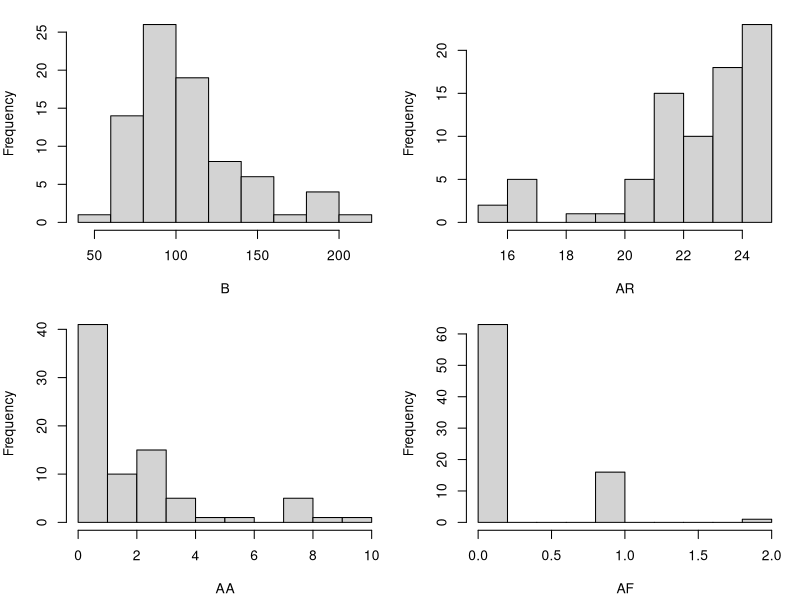
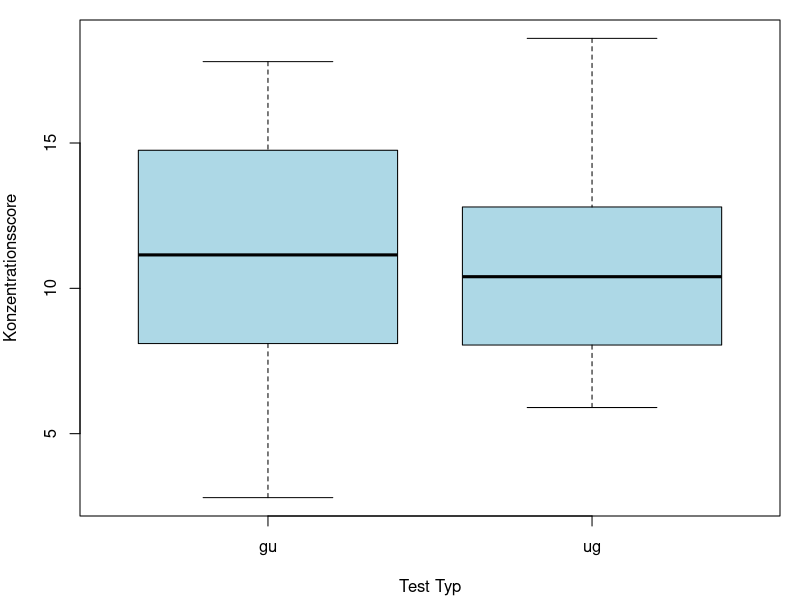
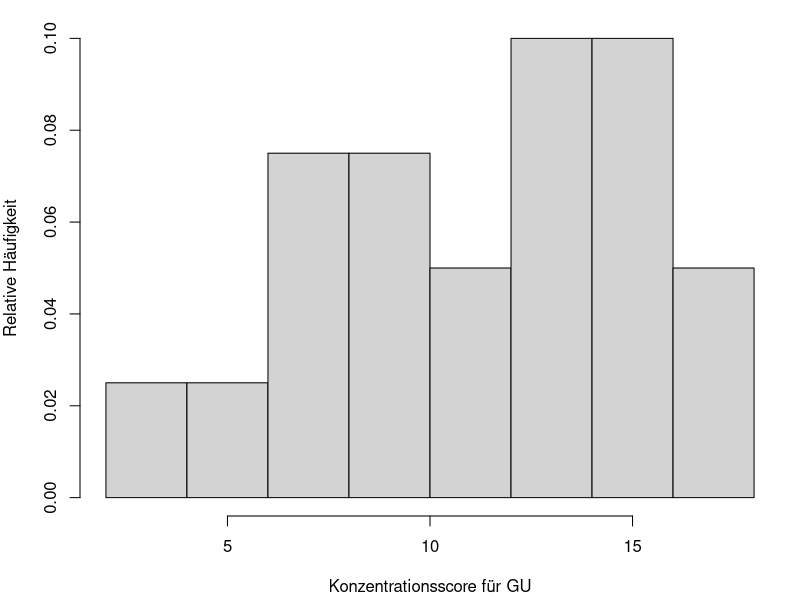
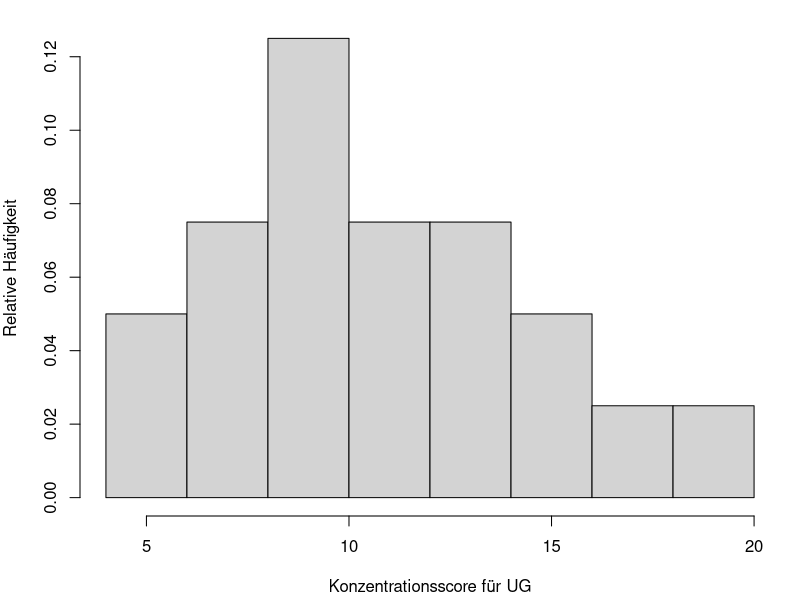
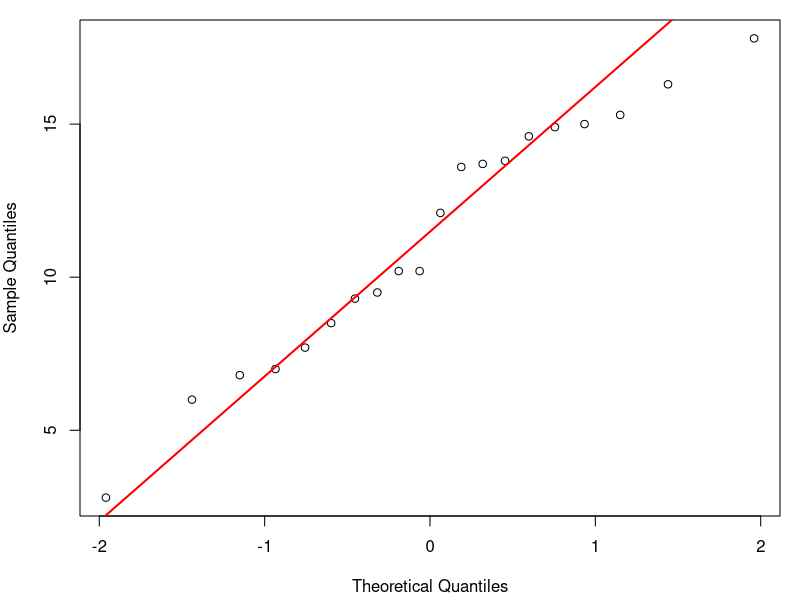
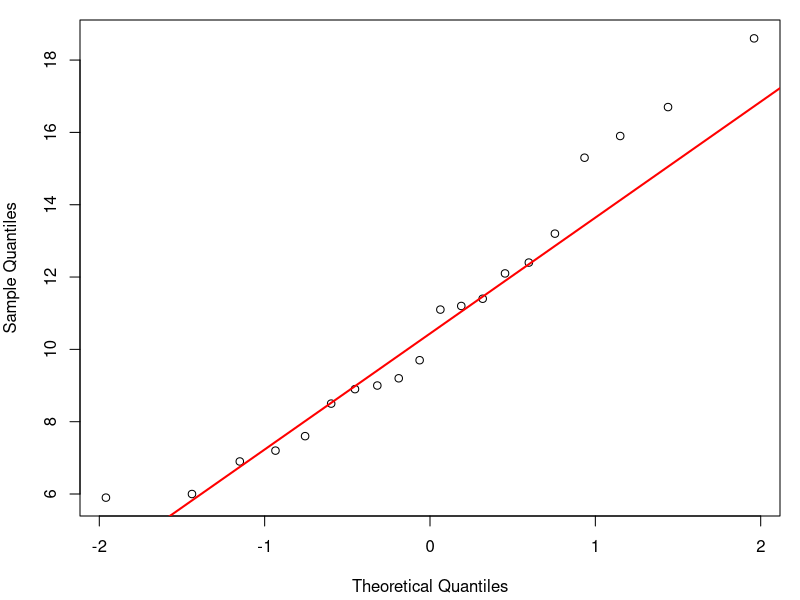
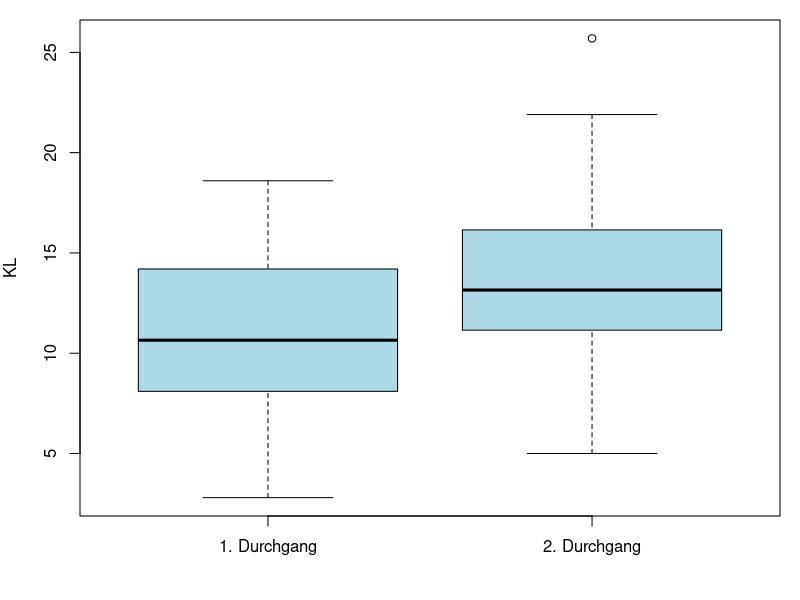
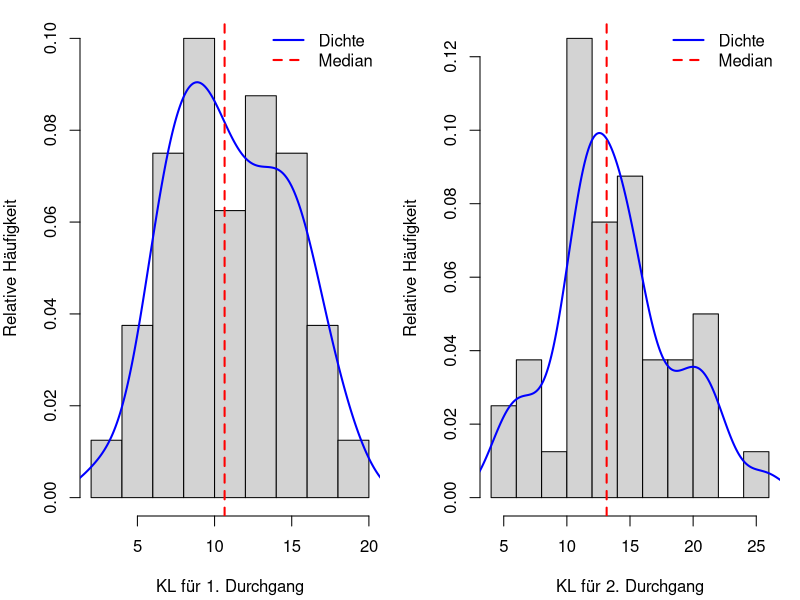

These figures' R source, in order:
library(car)

df <- read.table("Konzentrationsdaten.txt", header=TRUE)
head(df)
dim(df)

# Überprüfung auf NA-Werte
sum(is.na(df)) # 0

# Entfernen der Zeile mit Extremwerten:
df <- df[df$id != "14",]

# Betrachtung der Verteilung der Daten
summary(df)

attach(df)

par(mar = c(4.2, 4, 1, 1), mfrow = c(2, 2)) 
hist(B, main = "") # Bearbeitungszeit
hist(AR, main = "") # Anzahl richtiger Zeichen
hist(AA, main = "") # Anzahl ausgelassener (richtiger) Zeichen
hist(AF, main = "") # Anzahl falscher Zeichen
par(mfrow = c(1, 1)) 

# Umwandlung der Variablen in Faktoren:
gruppe <- as.factor(gruppe) 
id <- as.factor(id)
durchgang <- as.factor(durchgang)
test_typ <- as.factor(test_typ)

detach(df)

# AUFGABE 1
# Zwei unverbundene Stichproben

df_durchgang1 <- subset(df, durchgang == 1)
durchgang1_gu_kl <- df_durchgang1[df_durchgang1$test_typ == "gu", ]$KL
durchgang1_ug_kl <- df_durchgang1[df_durchgang1$test_typ == "ug", ]$KL

# Vergleich der Konzentrationsscores zwischen GU- und UG-Test im ersten Durchgang
boxplot(df_durchgang1$KL ~ df_durchgang1$test_typ, col = "lightblue",
        xlab = "Test Typ", ylab = "Konzentrationsscore")

# Verteilung des Konzentrationsscores für GU im ersten Durchgang
hist(durchgang1_gu_kl, xlab = "Konzentrationsscore für GU", 
     ylab = "Relative Häufigkeit", probability = TRUE, main = "")

# Verteilung des Konzentrationsscores für UG im ersten Durchgang
hist(durchgang1_ug_kl, xlab = "Konzentrationsscore für UG", 
     ylab = "Relative Häufigkeit", probability = TRUE, main = "")

# Rechne Kolmogorov-Smirnov-Test auf Normalverteilung
# GU Test:
mu <- mean(durchgang1_gu_kl) # 11.255
sigma2 <- var(durchgang1_gu_kl) # 16.22261
ks.test(durchgang1_gu_kl, y="pnorm", mean=mu, sd=sqrt(sigma2))
# p-value = 0.6115

# UG Test:
mu <- mean(durchgang1_ug_kl) # 10.84
sigma2 <- var(durchgang1_ug_kl) # 13.36147
ks.test(durchgang1_ug_kl, y="pnorm", mean=mu, sd=sqrt(sigma2))
# p-value = 0.8863

# Wir verwerfen die H0 bei beiden Testen nicht, dass die Daten aus einer 
# N(mu, sqrt(sigma2))-Verteilung stammen -> nichts spricht dagegen, 
# dass die Daten normalverteilt sind

# Zusätzlich erstellen wir das QQ-Plot, um visuell die NV-Annahme zu überprüfen:
# QQ-Plot zur Überprüfung der Normalverteilung des Konzentrationsscores (KL) (GU-Test)
qqnorm(durchgang1_gu_kl, main = "")
qqline(durchgang1_gu_kl, col = "red", lwd = 2)

# QQ-Plot zur Überprüfung der Normalverteilung des Konzentrationsscores (KL) (UG-Test)
qqnorm(durchgang1_ug_kl, main = "")
qqline(durchgang1_ug_kl, col = "red", lwd = 2)
# Die Q-Q Plots zeigen, dass die Daten für beide Testgruppen (GU und UG) 
# annähernd normalverteilt sind. Die Anzahl an Beobachtungen ist aber niedrig. 

# Zusätzlich: Shapiro-Wilk-Normalitätstest verwirft die H0 auch nicht:
shapiro.test(durchgang1_gu_kl) # p-value = 0.5617
shapiro.test(durchgang1_ug_kl) # p-value = 0.3286

# Verwenden wir den t-Test zur Überprüfung der Unterschiede 
# in Konzentrationsscores zwischen GU und UG Test:
t.test(durchgang1_gu_kl, durchgang1_ug_kl)
# oder alternativ: t.test(KL ~ gruppe, data = df_durchgang1)
# p-value = 0.7348 => die Unterschiede sind nicht signifikant!


# AUFGABE 2
# Zwei verbundene Stichproben

# a) Verbesserung des Konzentrationsscores durch Wiederholungseffekt
durchgang1_kl <- df[df$durchgang == "1", ]$KL
durchgang2_kl <- df[df$durchgang == "2", ]$KL

# Verbesserung des Konzentrationsscores durch Wiederholungseffekt
boxplot(durchgang1_kl,
        durchgang2_kl,
        names = c("1. Durchgang", "2. Durchgang"),
        ylab = "KL",
        xlab = "", horizontal = FALSE, col = "lightblue")

par(mfrow = c(1, 2)) 
# Verteilung des Konzentrationsscores im 1. Durchgang
hist(durchgang1_kl, xlab = "KL für 1. Durchgang", 
     ylab = "Relative Häufigkeit", probability = TRUE, main = "")
lines(density(durchgang1_kl), col = "blue", lwd = 2)
abline(v = median(durchgang1_kl), col = "red", lwd = 2, lty = 2)
legend("topright", legend = c("Dichte", "Median"), 
       col = c("blue", "red"), lwd = 2, lty = c(1, 2), bty = "n")

# Verteilung des Konzentrationsscores im 2. Durchgang
hist(durchgang2_kl, xlab = "KL für 2. Durchgang", 
     ylab = "Relative Häufigkeit", probability = TRUE, main = "", breaks = 9)
lines(density(durchgang2_kl), col = "blue", lwd = 2)
abline(v = median(durchgang2_kl), col = "red", lwd = 2, lty = 2)
legend("topright", legend = c("Dichte", "Median"), 
       col = c("blue", "red"), lwd = 2, lty = c(1, 2), bty = "n")
par(mfrow = c(1, 1)) 

differences <- durchgang2_kl - durchgang1_kl

mu <- mean(differences) # 2.7125
sigma2 <- var(differences) # 10.26369

ks.test(differences, y="pnorm", mean=mu, sd=sqrt(sigma2)) 
# p-value = 0.676 => wir können die H0 beibehalten

# Zusätlich:
shapiro.test(differences) # p-value = 0.1214 => H0 wird beibehalten

# QQ-Plot der Differenzen im Konzentrationsscore
qqnorm(differences, main="")
qqline(differences, col = "red", lwd = 2)
# Differenzen sind normalverteilt => wir können t-test verwenden

# t.test(zweiter_durchgang_kl, erster_durchgang_kl, paired = TRUE, alternative = "greater")
t.test(differences, alternative = "greater")
# p-value = 2.033e-06, wir lehnen H0 ab => entscheiden für H1 (2. Durchgang > 1. Durchgang)
# => die Konzentrationsscore verbessert sich durch einen Wiederholungseffekt

# b) Verbesserung der Bearbeitungszeit durch Wiederholungseffekt
durchgang1_zeit <- df[df$durchgang == "1", ]$B
durchgang2_zeit <- df[df$durchgang == "2", ]$B

# Verbesserung des Bearbeitungszeit durch Wiederholungseffekt
boxplot(durchgang1_zeit,
        durchgang2_zeit,
        names = c("1. Durchgang", "2. Durchgang"),
        ylab = "Bearbeitungzeit",
        xlab = "", horizontal = FALSE, col = "lightblue")

par(mfrow = c(1, 2)) 
# Verteilung des Bearbeitungszeit im 1. Durchgang
hist(durchgang1_zeit, xlab = "Bearbeitungszeit für 1. Durchgang", 
     ylab = "Relative Häufigkeit", probability = TRUE, 
     main = "")
lines(density(durchgang1_zeit), col = "blue", lwd = 2)
abline(v = median(durchgang1_zeit), col = "red", lwd = 2, lty = 2)
legend("topright", legend = c("Dichte", "Median"), 
       col = c("blue", "red"), lwd = 2, lty = c(1, 2), bty = "n")

# Verteilung des Bearbeitungszeit im 2. Durchgang
hist(durchgang2_zeit, xlab = "Bearbeitungszeit für 2. Durchgang", 
     ylab = "Relative Häufigkeit", probability = TRUE, 
     main = "")
lines(density(durchgang2_zeit), col = "blue", lwd = 2)
abline(v = median(durchgang2_zeit), col = "red", lwd = 2, lty = 2)
legend("topright", legend = c("Dichte", "Median"), 
       col = c("blue", "red"), lwd = 2, lty = c(1, 2), bty = "n")
par(mfrow = c(1, 1)) 

differences <- durchgang2_zeit - durchgang1_zeit

mu <- mean(differences) # -16.8175
sigma2 <- var(differences) # 635.8917

ks.test(differences, y="pnorm", mean=mu, sd=sqrt(sigma2))
# p-value = 0.4376 => wir lehnen H0 nicht ab

# Zusätlich:
shapiro.test(differences) # p-value = 0.1187=> H0 wird beibehalten

# QQ-Plot der Differenzen im Bearbeitungszeit
qqnorm(differences, main="")
qqline(differences, col = "red", lwd = 2)
# Differenzen sind normalverteilt => wir können t-test verwenden

# t.test(durchgang2_zeit, durchgang1_zeit, paired = TRUE, alternative = "less")
t.test(differences, alternative = "less")
# p-value = 7.098e-05 => wie lehnen H0 ab => die Bearbeitungszeit hat sich verbessert 


# AUFGABE 3
# Ist eine potentielle Verbesserung des Konzentrationsscores durch Wiederholung 
# größer, wenn exakt der gleiche Test wiederholt wird (Gruppe 1) im Vergleich 
# dazu, dass von UG auf GU gewechselt wird (Gruppe 2)?

# Gruppe 1:
gruppe1_durchgang1_kl <- df[df$gruppe == "1" & df$durchgang == "1", ]$KL
gruppe1_durchgang2_kl <- df[df$gruppe == "1" & df$durchgang == "2", ]$KL

differences1 <- gruppe1_durchgang2_kl - gruppe1_durchgang1_kl

mu <- mean(differences1) # 2.31
sigma2 <- var(differences1) # 9.942

ks.test(differences1, y="pnorm", mean=mu, sd=sqrt(sigma2))
# p-value = 0.9548 => wir lehnen H0 nicht ab

# Zusätlich:
shapiro.test(differences1) # p-value = 0.2586 => H0 wird beibehalten

# QQ-Plot der Differenzen in Konzentrationsscores für die 1. Gruppe
qqnorm(differences1, main="")
qqline(differences1, col = "red", lwd = 2)
# Differenzen sind normalverteilt => wir können t-test verwenden

t.test(gruppe1_durchgang2_kl, gruppe1_durchgang1_kl, paired = TRUE, alternative = "greater")
t.test(differences1, alternative = "greater")
# p-value = 0.001986 => die Differenzen sind signifikant, KL verbessert sich

# Gruppe 2:
gruppe2_durchgang1_kl <- df[df$gruppe == "2" & df$durchgang == "1", ]$KL
gruppe2_durchgang2_kl <- df[df$gruppe == "2" & df$durchgang == "2", ]$KL

differences2 <- gruppe2_durchgang2_kl - gruppe2_durchgang1_kl

mu <- mean(differences2) # 3.115
sigma2 <- var(differences2) # 10.7845

ks.test(differences2, y="pnorm", mean=mu, sd=sqrt(sigma2))
# p-value = 0.9467 => wir lehnen H0 nicht ab

# Zusätlich:
shapiro.test(differences2) # p-value = 0.6598 => H0 wird beibehalten

# QQ-Plot der Differenzen in Konzentrationsscores für die 2. Gruppe
qqnorm(differences2, main="")
qqline(differences2, col = "red", lwd = 2)
# Differenzen sind normalverteilt => wir können t-test verwenden

t.test(gruppe2_durchgang2_kl, gruppe2_durchgang1_kl, paired = TRUE, alternative = "greater")
t.test(differences2, alternative = "greater")
# p-value = 0.0002205 => die Differenzen sind signifikant, KL verbessert sich

t.test(differences1, differences2, alternative = "greater")
# p-value = 0.783
# Ja, die Verbesserung des Konzentrationsscores ist größer, wenn derselbe Test 
# wiederholt wird (Gruppe 1) im Vergleich zum Wechsel von UG zu GU (Gruppe 2)
